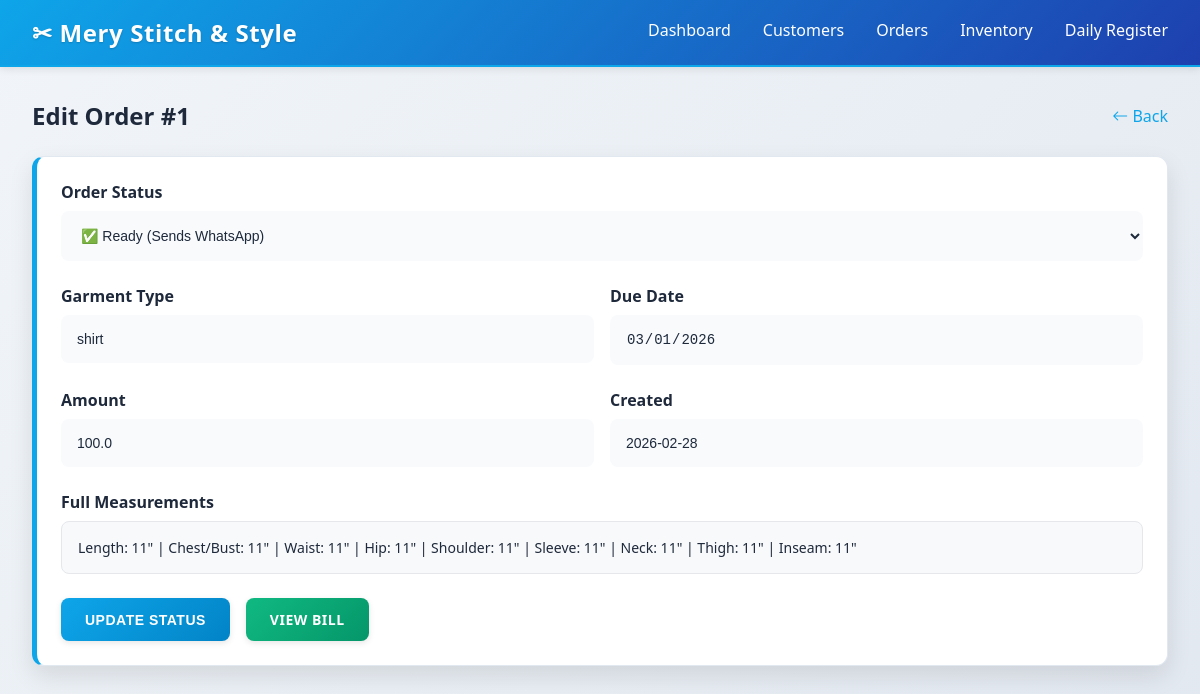
The page /order/1/edit on the database its author committed.
### tables this page shows
CREATE TABLE orders (id INTEGER PRIMARY KEY, customer_id INTEGER, garment_type TEXT, status TEXT, price REAL, paid_amount REAL, due_date DATE, measurements TEXT, created_at TIMESTAMP DEFAULT CURRENT_TIMESTAMP);

### app.py (the view)
@app.route("/order/<int:order_id>/edit", methods=['GET', 'POST'])
def edit_order(order_id):
    db = get_db()
    cur = db.cursor()
    if request.method == 'POST':
        new_status = request.form.get('status')
        execute_query(cur, "UPDATE orders SET status = %s WHERE id = %s", (new_status, order_id))
        db.commit()
        db.close()
        return redirect(url_for('list_orders'))
    execute_query(cur, """SELECT o.*, c.name, c.phone FROM orders o
                   JOIN customers c ON o.customer_id = c.id
                   WHERE o.id = %s""", (order_id,))
    order = fetchone_dict(cur)
    db.close()
    return render_template("order_form.html", order=order)

### app.py (called while the page is built)
def convert_sql(sql):
    if USE_SQLITE:
        return sql.replace('%s', '?')
    return sql

def execute_query(cur, sql, params=None):
    if params:
        cur.execute(convert_sql(sql), params)
    else:
        cur.execute(sql)
    return cur

def fetchone_dict(cur):
    row = cur.fetchone()
    if row is None:
        return None
    if USE_SQLITE:
        return dict(row)
    return row

def get_db():
    try:
        if USE_SQLITE:
            conn = sqlite3.connect(DB_PATH)
            conn.row_factory = sqlite3.Row
            return conn
        else:
            conn = psycopg.connect(DATABASE_URL, row_factory=dict_row, connect_timeout=5)
            return conn
    except Exception as e:
        print(f"[ERROR] Database Error: {e}")  # Debug output
        app.logger.exception("Failed to connect to the database")
        abort(503, description=f"Database connection failed: {str(e)}")

### templates/order_form.html (shortened to what this page needs)
{% extends "layout.html" %}
{% block content %}
<div class="d-flex justify-content-between align-items-center mb-4">
    <h2 class="fw-bold">Edit Order #{{ order.id }}</h2>
    <a href="/orders" style="text-decoration: none; color: var(--primary);"><i class="bi bi-arrow-left"></i> Back</a>
</div>
<div class="card shadow-lg p-4">
    <form method="POST" action="/order/{{ order.id }}/edit">
        <div class="mb-4">
            <label class="form-label fw-bold">Order Status</label>
            <select name="status" class="form-select bg-light border-0 p-3" required>
                <option value="Ready" {% if order.status == 'Ready' %}selected{% endif %}>✅ Ready (Sends WhatsApp)</option>
            </select>
        </div>
        <div class="row g-3 mb-4">
            <div class="col-md-6">
                <label class="form-label fw-bold">Garment Type</label>
                <input type="text" class="form-control bg-light border-0 p-3" value="{{ order.garment_type }}" disabled>
            </div>
            <div class="col-md-6">
                <label class="form-label fw-bold">Due Date</label>
                <input type="date" class="form-control bg-light border-0 p-3" value="{{ order.due_date }}" disabled>
            </div>
        </div>
        <div class="row g-3 mb-4">
            <div class="col-md-6">
                <label class="form-label fw-bold">Amount</label>
                <input type="number" class="form-control bg-light border-0 p-3" value="{{ order.price }}" disabled>
            </div>
            <div class="col-md-6">
                <label class="form-label fw-bold">Created</label>
                <input type="text" class="form-control bg-light border-0 p-3" value="{{ order.created_at[:10] if order.created_at else 'N/A' }}" disabled>
            </div>
        </div>
        <div class="mb-4">
            <label class="form-label fw-bold">Full Measurements</label>
            <div style="background: #f8f9fa; padding: 1rem; border-radius: 8px; border: 1px solid #e5e7eb;">
                <p style="margin: 0; white-space: pre-wrap; word-break: break-word; font-size: 14px;">{{ order.measurements }}</p>
            </div>
        </div>
        <div style="display: flex; gap: 1rem;">
            <button type="submit" class="btn btn-primary flex-grow-1" style="background-color: #008CBA; border: none; font-weight: bold; text-transform: uppercase;">
                Update Status
            </button>
            <a href="/order/{{ order.id }}/bill" class="btn btn-success flex-grow-1" style="background-color: #12ad73; border: none; font-weight: bold; text-transform: uppercase; text-decoration: none; display: flex; align-items: center; justify-content: center;">
                View Bill
            </a>
        </div>
    </form>
</div>
{% endblock %}

### static/css/style.css (style rules this page uses)
:root { --primary: #0EA5E9; --primary-dark: #0284C7; --primary-light: #38BDF8; --secondary: #FF006E; --accent: #6D28D9; --danger: #EF4444; --success: #10B981; --warning: #F59E0B; --dark: #1E293B; --light: #F8FAFC; --muted: #64748B; --white: #FFFFFF; }
* { margin: 0; padding: 0; box-sizing: border-box; }
body { font-family: 'Segoe UI', Tahoma, Geneva, Verdana, sans-serif; background: linear-gradient(135deg, #F1F5F9 0%, #E2E8F0 100%); color: var(--dark); min-height: 100vh; position: relative; overflow-x: hidden; }
.card { background: var(--white); border-radius: 12px; padding: 1.5rem; box-shadow: 0 2px 8px rgba(0, 0, 0, 0.08); margin-bottom: 2.5rem; border: 1px solid #E2E8F0; animation: fadeInScale 0.5s ease-out; transition: all 0.3s ease; }
.form-label { display: block; margin-bottom: 0.5rem; color: var(--dark); font-weight: 700; transition: all 0.3s ease; }
.form-control, .form-select { width: 100%; padding: 0.75rem; border: 1px solid #D1D5DB; border-radius: 6px; font-size: 14px; transition: all 0.3s ease; background: var(--white); color: var(--dark); box-shadow: none; }
.form-control::placeholder, .form-select::placeholder { color: var(--muted); }
.form-control.bg-light, .form-select.bg-light { background: #F8FAFC; border-color: #E2E8F0; }
.btn, .btn-primary, .btn-danger, .btn-success, .btn-light, .btn-white { padding: 0.75rem 1.5rem; border: none; border-radius: 6px; cursor: pointer; font-weight: 700; text-decoration: none; display: inline-block; transition: all 0.3s ease; font-size: 14px; position: relative; overflow: hidden; text-transform: uppercase; letter-spacing: 0.5px; box-shadow: 0 2px 6px rgba(0, 0, 0, 0.1); }
.btn-primary, .btn { background: linear-gradient(135deg, var(--primary) 0%, var(--primary-dark) 100%); color: var(--white); border: none; }
.btn-success { background: linear-gradient(135deg, var(--success) 0%, #059669 100%); color: white; border: none; }
.d-flex { display: flex; }
.justify-content-between { justify-content: space-between; }
.align-items-center { align-items: center; }
.mb-4 { margin-bottom: 1.5rem; }
.fw-bold { font-weight: 700; }
.shadow-lg { box-shadow: 0 10px 25px rgba(0, 0, 0, 0.12); }
.bg-light { background: #F8FAFC; border: 1px solid #E2E8F0; }
.p-4 { padding: 1.5rem; }
.p-3 { padding: 1rem; }
.border-0 { border: none; }
.row { display: grid; grid-template-columns: repeat(auto-fit, minmax(250px, 1fr)); gap: 1.5rem; }
.col-md-6 { grid-column: span 1; }
.g-3 { gap: 1rem; }
.card { background: white; border-radius: 12px; padding: 1.5rem; box-shadow: 0 1px 3px rgba(0,0,0,0.1); margin-bottom: 1.5rem; border-left: 5px solid var(--primary); }
.form-label { display: block; margin-bottom: 0.5rem; color: var(--dark); font-weight: 600; }
.form-control, .form-select { width: 100%; padding: 0.75rem; border: 1px solid #e5e7eb; border-radius: 8px; font-size: 14px; transition: border-color 0.3s; }
.form-control.bg-light, .form-select.bg-light { background-color: var(--light); border: none; }
.btn, .btn-primary, .btn-danger, .btn-success, .btn-light, .btn-white { padding: 0.75rem 1.5rem; border: none; border-radius: 8px; cursor: pointer; font-weight: 600; text-decoration: none; display: inline-block; transition: all 0.3s; font-size: 14px; }
.btn-primary, .btn { background-color: var(--primary); color: white; }
.btn-success { background-color: var(--success); color: white; }
.shadow-lg { box-shadow: 0 10px 25px rgba(0,0,0,0.1); }
.bg-light { background-color: var(--light); }

### rows shown on the page
orders: id "1", status "✅ Ready (Sends WhatsApp)", garment_type "shirt", due_date "03/01/2026", price "100.0", created_at "2026-02-28", measurements "Length: 11\" | Chest/Bust: 11\" | Waist: 11\" | Hip: 11\" | Shoulder: 11\" | Sleeve: 11\" | Neck: 11\" | Thigh: 11\" | Inseam: 11\""
